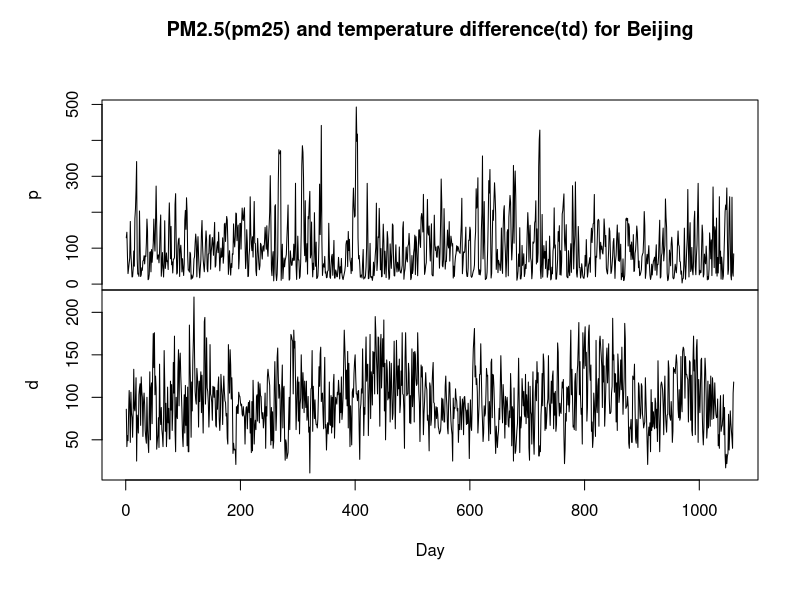
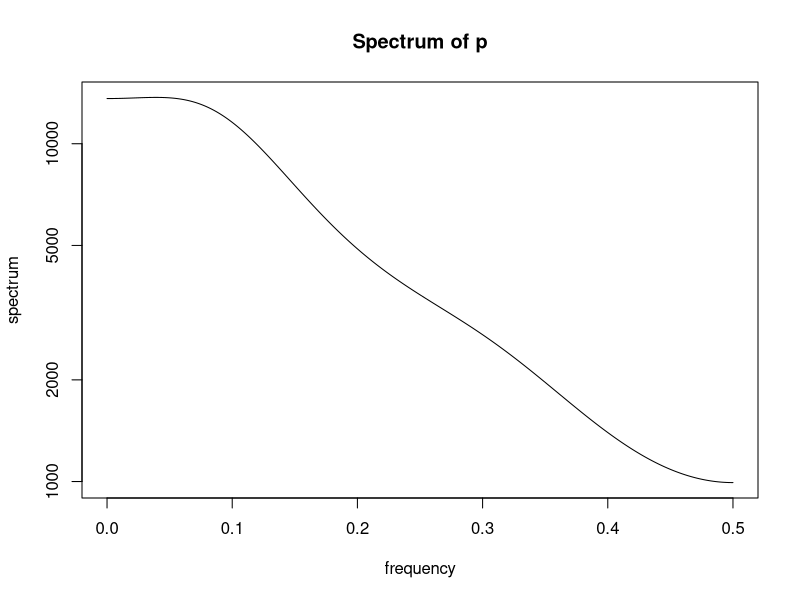
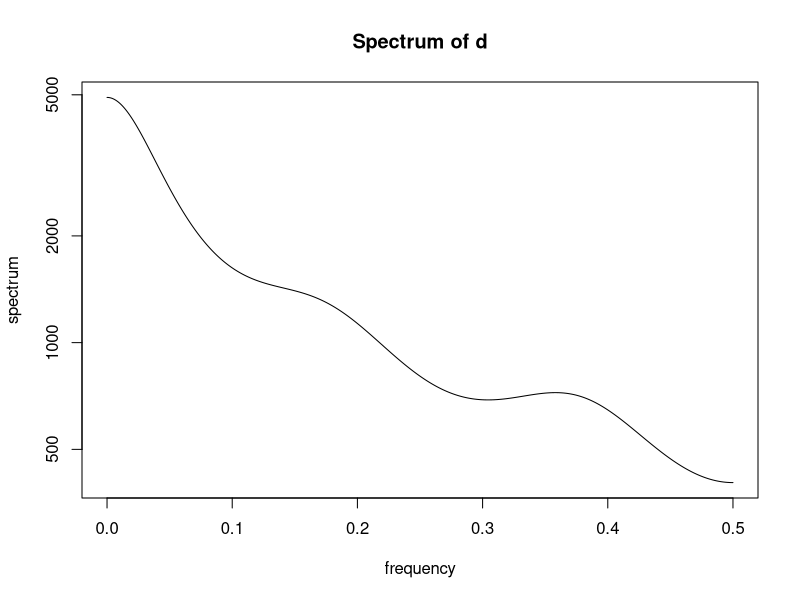
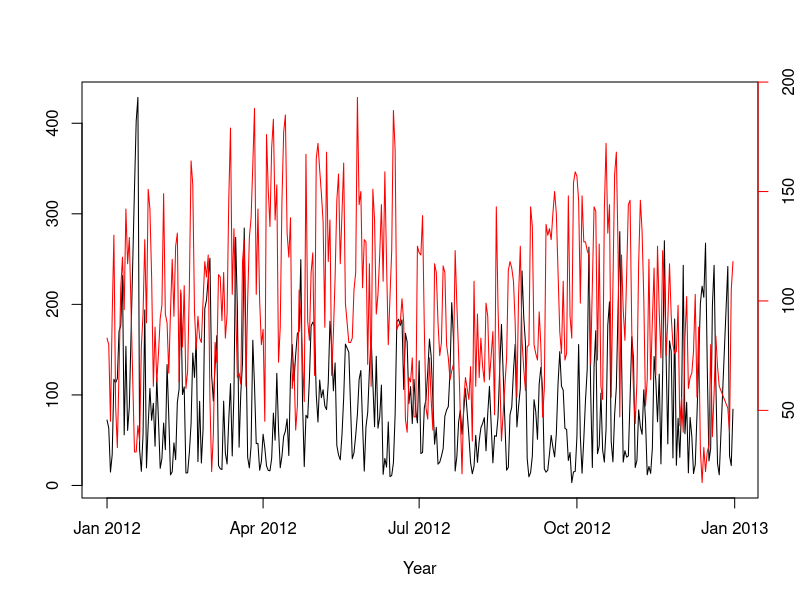
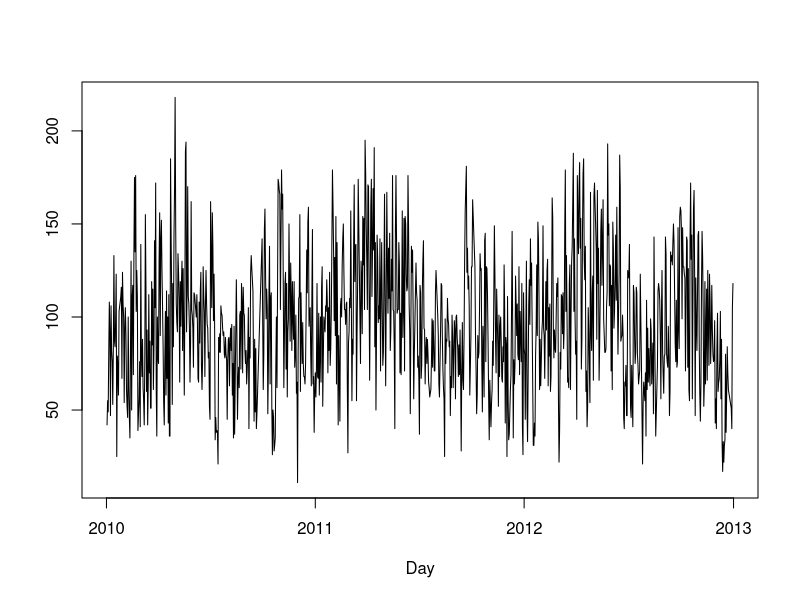

Write the R code that produced these figures, in order. (Note: this script raises an error after producing the figures.)
## ---- chunk 1
x <- read.csv(file="temp_pm25_2010_2012.csv",header=T)
head(x)
## ---- chunk 2
t <- x$Time
p <- x$pm2.5
d <- x$TD
## ---- chunk 3
plot(ts(cbind(p,d)),main = "PM2.5(pm25) and temperature difference(td) for Beijing",xlab="Day")
## ---- chunk 4
spectrum(p,method='ar',main="Spectrum of p")
spectrum(d,method='ar',main="Spectrum of d")
## ---- chunk 5

arima(d,order=c(2,0,1), xreg=p)

## ---- chunk 6
log_lik_ratio <- as.numeric(
   logLik(arima(d,xreg=p,order=c(2,0,1))) -
   logLik(arima(d,order=c(2,0,1)))
)
LRT_pval <- 1-pchisq(2*log_lik_ratio,df=1)
## ---- chunk 7
p2012 <- p[706:1060]
d2012 <- d[706:1060]
t2012 <- as.Date(t[706:1060])
arima(d2012,c(2,0,1),xreg=p2012)
## ---- chunk 8
plot(t2012,p2012,type="l",xlab="Year",ylab="")
par(new=TRUE)
plot(t2012,d2012,col="red",type="l",axes=FALSE,xlab="",ylab="")
axis(side=4, col="red")
## ---- chunk 9
delta_p <- p[2:1060] - x$pm2.5[as.numeric(x$Time) %in% (as.numeric(t)-1)]
t2 <- as.Date(t[2:1060])
d2 <- d[2:1060]
plot(t2,d2,type="l",xlab="Day",ylab="")
par(new=TRUE)
plot(t2,delta_p,col="red",type="l",axes=FALSE,xlab="",ylab="")
axis(side=4,col="red")
## ---- chunk 10
log_lik_ratio <- as.numeric(
   logLik(arima(d2,xreg=delta_p,order=c(2,0,1))) -
   logLik(arima(d2,order=c(2,0,1)))
)
LRT_pval2 <- 1-pchisq(2*log_lik_ratio,df=1)
## ---- chunk 11
arima(d2,xreg=delta_p,order=c(2,0,1))
## ---- chunk 12
aic_table <- function(data,P,Q,xreg=NULL){
  table <- matrix(NA,(P+1),(Q+1))
  for(p in 0:P) {
    for(q in 0:Q) {
       table[p+1,q+1] <- arima(data,order=c(p,0,q))$aic
    }
  }
  dimnames(table) <- list(paste("<b> AR",0:P, "</b>", sep=""),paste("MA",0:Q,sep=""))
  table
}
## ---- chunk 13
low_aic_table <- aic_table(d,5,6,xreg=p)
require(knitr)
kable(low_aic_table,digits=2)

low_aic_table <- aic_table(d,5,6,xreg=delta_p)
require(knitr)
kable(low_aic_table,digits=2)
## ---- chunk 14
arima(d,xreg=p,order=c(4,0,3))
## ---- chunk 15
r <- resid(arima(d,xreg=p,order=c(2,0,1)))
plot(r)
acf(r)
